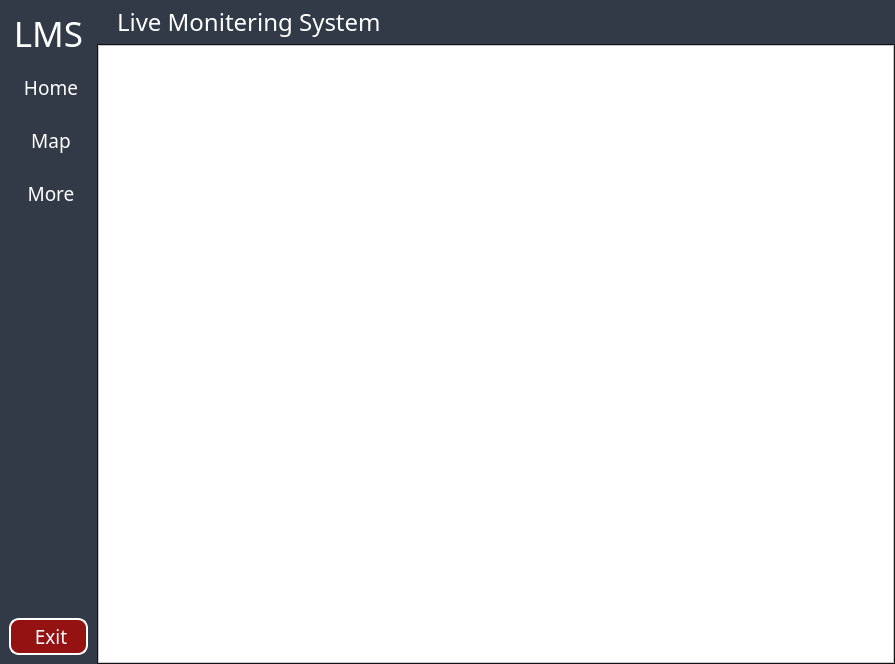
<?xml version="1.0" encoding="UTF-8"?>
<ui version="4.0">
 <class>MainWindow</class>
 <widget class="QMainWindow" name="MainWindow">
  <property name="geometry">
   <rect>
    <x>0</x>
    <y>0</y>
    <width>895</width>
    <height>664</height>
   </rect>
  </property>
  <property name="windowTitle">
   <string>MainWindow</string>
  </property>
  <property name="styleSheet">
   <string notr="true">*{
	background-color: #fff;;
	background: none;
	color: #000000;
}
#menu_widget{
	background-color: #313a46
}
#body_widget{
	background-color: #313a46
}
#menu_widget QPushButton{
	padding: 10px 10px;
	border-top-left-radius: 10px;
	border-top-right-radius: 10px;
	border-bottom-left-radius: 10px;
	border-bottom-right-radius: 10px;
}</string>
  </property>
  <widget class="QWidget" name="centralwidget">
   <layout class="QFormLayout" name="formLayout">
    <property name="horizontalSpacing">
     <number>0</number>
    </property>
    <property name="verticalSpacing">
     <number>0</number>
    </property>
    <property name="leftMargin">
     <number>0</number>
    </property>
    <property name="topMargin">
     <number>0</number>
    </property>
    <property name="rightMargin">
     <number>0</number>
    </property>
    <property name="bottomMargin">
     <number>0</number>
    </property>
    <item row="0" column="0">
     <widget class="QWidget" name="menu_widget" native="true">
      <layout class="QVBoxLayout" name="verticalLayout">
       <property name="rightMargin">
        <number>9</number>
       </property>
       <item>
        <layout class="QHBoxLayout" name="Logo_widget">
         <item>
          <widget class="QLabel" name="label">
           <property name="font">
            <font>
             <family>Algerian</family>
             <pointsize>26</pointsize>
             <weight>50</weight>
             <bold>false</bold>
            </font>
           </property>
           <property name="cursor">
            <cursorShape>ArrowCursor</cursorShape>
           </property>
           <property name="styleSheet">
            <string notr="true">color: #fff</string>
           </property>
           <property name="text">
            <string>LMS</string>
           </property>
           <property name="alignment">
            <set>Qt::AlignCenter</set>
           </property>
          </widget>
         </item>
        </layout>
       </item>
       <item>
        <widget class="QPushButton" name="btn_home">
         <property name="font">
          <font>
           <family>Agency FB</family>
           <pointsize>14</pointsize>
           <weight>50</weight>
           <bold>false</bold>
          </font>
         </property>
         <property name="styleSheet">
          <string notr="true">color: #fff</string>
         </property>
         <property name="text">
          <string> Home</string>
         </property>
         <property name="icon">
          <iconset resource="../img/resource.qrc">
           <normaloff>:/home/home.svg</normaloff>:/home/home.svg</iconset>
         </property>
         <property name="iconSize">
          <size>
           <width>18</width>
           <height>18</height>
          </size>
         </property>
         <property name="autoDefault">
          <bool>false</bool>
         </property>
         <property name="default">
          <bool>true</bool>
         </property>
        </widget>
       </item>
       <item>
        <widget class="QPushButton" name="btn_map">
         <property name="font">
          <font>
           <family>Agency FB</family>
           <pointsize>14</pointsize>
           <weight>50</weight>
           <bold>false</bold>
          </font>
         </property>
         <property name="styleSheet">
          <string notr="true">color: #fff</string>
         </property>
         <property name="text">
          <string> Map</string>
         </property>
         <property name="icon">
          <iconset resource="../img/resource.qrc">
           <normaloff>:/map/map.svg</normaloff>:/map/map.svg</iconset>
         </property>
         <property name="iconSize">
          <size>
           <width>18</width>
           <height>18</height>
          </size>
         </property>
        </widget>
       </item>
       <item>
        <widget class="QPushButton" name="btn_more">
         <property name="font">
          <font>
           <family>Agency FB</family>
           <pointsize>14</pointsize>
           <weight>50</weight>
           <bold>false</bold>
          </font>
         </property>
         <property name="styleSheet">
          <string notr="true">color: #fff</string>
         </property>
         <property name="text">
          <string> More</string>
         </property>
         <property name="icon">
          <iconset resource="../img/resource.qrc">
           <normaloff>:/more_h/more-horizontal.svg</normaloff>:/more_h/more-horizontal.svg</iconset>
         </property>
         <property name="iconSize">
          <size>
           <width>18</width>
           <height>18</height>
          </size>
         </property>
        </widget>
       </item>
       <item>
        <spacer name="v_spc">
         <property name="orientation">
          <enum>Qt::Vertical</enum>
         </property>
         <property name="sizeHint" stdset="0">
          <size>
           <width>20</width>
           <height>239</height>
          </size>
         </property>
        </spacer>
       </item>
       <item>
        <widget class="QPushButton" name="btn_exit">
         <property name="font">
          <font>
           <family>Agency FB</family>
           <pointsize>14</pointsize>
           <weight>50</weight>
           <bold>false</bold>
          </font>
         </property>
         <property name="styleSheet">
          <string notr="true">*{
	padding: 3px 10px;
	border-width: 2px;
	border-style: solid;
	background-color: #941212;
	color: #fff
}
#hover{
	color: #fff
}</string>
         </property>
         <property name="text">
          <string> Exit</string>
         </property>
         <property name="icon">
          <iconset resource="../img/resource.qrc">
           <normaloff>:/x_sq/x-square.svg</normaloff>:/x_sq/x-square.svg</iconset>
         </property>
         <property name="iconSize">
          <size>
           <width>18</width>
           <height>18</height>
          </size>
         </property>
        </widget>
       </item>
      </layout>
     </widget>
    </item>
    <item row="0" column="1">
     <widget class="QWidget" name="body_widget" native="true">
      <layout class="QVBoxLayout" name="verticalLayout_2">
       <property name="spacing">
        <number>0</number>
       </property>
       <property name="leftMargin">
        <number>0</number>
       </property>
       <property name="topMargin">
        <number>0</number>
       </property>
       <property name="rightMargin">
        <number>0</number>
       </property>
       <property name="bottomMargin">
        <number>0</number>
       </property>
       <item>
        <layout class="QHBoxLayout" name="topBar_widget">
         <property name="leftMargin">
          <number>20</number>
         </property>
         <property name="topMargin">
          <number>5</number>
         </property>
         <property name="bottomMargin">
          <number>5</number>
         </property>
         <item>
          <widget class="QLabel" name="name">
           <property name="font">
            <font>
             <family>Agency FB</family>
             <pointsize>18</pointsize>
             <weight>50</weight>
             <bold>false</bold>
            </font>
           </property>
           <property name="styleSheet">
            <string notr="true">color: #fff</string>
           </property>
           <property name="text">
            <string>Live Monitering System</string>
           </property>
          </widget>
         </item>
         <item>
          <spacer name="spc">
           <property name="orientation">
            <enum>Qt::Horizontal</enum>
           </property>
           <property name="sizeHint" stdset="0">
            <size>
             <width>40</width>
             <height>20</height>
            </size>
           </property>
          </spacer>
         </item>
        </layout>
       </item>
       <item>
        <widget class="QStackedWidget" name="stackwidget">
         <property name="styleSheet">
          <string notr="true">background-color: #16191d</string>
         </property>
         <property name="currentIndex">
          <number>2</number>
         </property>
         <widget class="QWidget" name="page_home">
          <layout class="QGridLayout" name="gridLayout">
           <property name="leftMargin">
            <number>0</number>
           </property>
           <property name="topMargin">
            <number>0</number>
           </property>
           <property name="rightMargin">
            <number>0</number>
           </property>
           <property name="bottomMargin">
            <number>0</number>
           </property>
           <property name="spacing">
            <number>0</number>
           </property>
           <item row="0" column="0">
            <widget class="QScrollArea" name="home_scrollArea">
             <property name="styleSheet">
              <string notr="true"/>
             </property>
             <property name="widgetResizable">
              <bool>true</bool>
             </property>
             <widget class="QWidget" name="area_home">
              <property name="geometry">
               <rect>
                <x>0</x>
                <y>0</y>
                <width>796</width>
                <height>624</height>
               </rect>
              </property>
              <layout class="QVBoxLayout" name="verticalLayout_4">
               <property name="spacing">
                <number>0</number>
               </property>
               <property name="leftMargin">
                <number>0</number>
               </property>
               <property name="topMargin">
                <number>0</number>
               </property>
               <property name="rightMargin">
                <number>0</number>
               </property>
               <property name="bottomMargin">
                <number>0</number>
               </property>
               <item>
                <widget class="QFrame" name="frame_home">
                 <property name="styleSheet">
                  <string notr="true">background-color: #fff;</string>
                 </property>
                 <property name="frameShape">
                  <enum>QFrame::StyledPanel</enum>
                 </property>
                 <property name="frameShadow">
                  <enum>QFrame::Raised</enum>
                 </property>
                 <widget class="QLabel" name="today_date">
                  <property name="geometry">
                   <rect>
                    <x>20</x>
                    <y>10</y>
                    <width>701</width>
                    <height>34</height>
                   </rect>
                  </property>
                  <property name="font">
                   <font>
                    <family>Agency FB</family>
                    <pointsize>18</pointsize>
                    <weight>50</weight>
                    <bold>false</bold>
                   </font>
                  </property>
                  <property name="styleSheet">
                   <string notr="true">*{
	backgroun: #000000
}</string>
                  </property>
                  <property name="text">
                   <string>yyyy-MM-dd hh:mm</string>
                  </property>
                 </widget>
                 <widget class="QWidget" name="layoutWidget">
                  <property name="geometry">
                   <rect>
                    <x>20</x>
                    <y>50</y>
                    <width>581</width>
                    <height>241</height>
                   </rect>
                  </property>
                  <layout class="QVBoxLayout" name="search_layout">
                   <item>
                    <widget class="QLabel" name="label_2">
                     <property name="font">
                      <font>
                       <family>Agency FB</family>
                       <pointsize>20</pointsize>
                       <weight>75</weight>
                       <bold>true</bold>
                      </font>
                     </property>
                     <property name="text">
                      <string>Search Infomation</string>
                     </property>
                    </widget>
                   </item>
                   <item>
                    <layout class="QHBoxLayout" name="horizontalLayout_2">
                     <item>
                      <widget class="QCalendarWidget" name="calendarWidget">
                       <property name="styleSheet">
                        <string notr="true">/* Style for header area  ####################################################*/ 

QCalendarWidget QWidget {
	 alternate-background-color: #B8E2FF;
}

/* style for top navigation area ###############################################*/ 

#qt_calendar_navigationbar {
    background-color: #fff;
	border: 2px solid  #B8E2FF;
	border-bottom: 0px;
	border-top-left-radius: 5px;
	border-top-right-radius: 5px;
}

/* style for month change buttons ############################################ */

#qt_calendar_prevmonth, 
#qt_calendar_nextmonth {
	/* border delete */
    border: none;  
    /* delete default icons */
	qproperty-icon: none; 
	
    min-width: 13px;
    max-width: 13px;
    min-height: 13px;
    max-height: 13px;

    border-radius: 5px; 
	/* set background transparent */
    background-color: transparent; 
	padding: 5px;
}

/* style for pre month button ############################################ */

#qt_calendar_prevmonth {
	/* set text for button */
	/*qproperty-text: &quot;&gt;&quot;;*/
	margin-left:5px;
	image: url(:/icon/arrow-119-48.ico);
}

/* style for next month button ########################################### */
#qt_calendar_nextmonth {
	margin-right:5px;
	image: url(:/icon/arrow-19-48.ico);
    /* qproperty-text: &quot;&gt;&quot;; */
}
#qt_calendar_prevmonth:hover, 
#qt_calendar_nextmonth:hover {
    background-color: #55aaff;
}

#qt_calendar_prevmonth:pressed, 
#qt_calendar_nextmonth:pressed {
    background-color: rgba(235, 235, 235, 100);
}


/* Style for month and yeat buttons #################################### */

#qt_calendar_yearbutton {
    color: #000;
	margin:5px;
    border-radius: 5px;
	font-size: 13px;
	padding:0px 10px;
}

 #qt_calendar_monthbutton {
	width: 110px;
    color: #000;
	font-size: 13px;
	margin:5px 0px;
    border-radius: 5px;
	padding:0px 2px;
}

#qt_calendar_yearbutton:hover, 
#qt_calendar_monthbutton:hover {
    background-color: #55aaff;
}

#qt_calendar_yearbutton:pressed, 
#qt_calendar_monthbutton:pressed {
    background-color: rgba(235, 235, 235, 100);
}

/* Style for year input lineEdit ######################################*/

#qt_calendar_yearedit {
    min-width: 53px;
    color: #000;
    background: transparent;
	font-size: 13px;
}

/* Style for year change buttons ######################################*/

#qt_calendar_yearedit::up-button { 
	image: url(:/icon/arrow-151-48.ico);
    subcontrol-position: right;
}

#qt_calendar_yearedit::down-button { 
	image: url(:/icon/arrow-213-48.ico);
    subcontrol-position: left; 
}

#qt_calendar_yearedit::down-button, 
#qt_calendar_yearedit::up-button {
	width:10px;
	padding: 0px 5px;
	border-radius:3px;
}

#qt_calendar_yearedit::down-button:hover, 
#qt_calendar_yearedit::up-button:hover {
	background-color: #55aaff;
}

/* Style for month select menu ##################################### */

#calendarWidget QToolButton QMenu {
     background-color: white;

}
#calendarWidget QToolButton QMenu::item {
	/*padding: 10px;*/
}
 #calendarWidget QToolButton QMenu::item:selected:enabled {
    background-color: #55aaff;
}

#calendarWidget QToolButton::menu-indicator {
	/* Remove toolButton arrow */
      /*image: none; */
	nosubcontrol-origin: margin;
	subcontrol-position: right center;
	margin-top: 10px;
	width:20px;
}

/* Style for calendar table ########################################## */
#qt_calendar_calendarview {
	/* Remove the selected dashed box */
    outline: 0px;

	border: 2px solid  #B8E2FF;
	border-top: 0px;
	border-bottom-left-radius: 5px;
	border-bottom-right-radius: 5px;
}

#qt_calendar_calendarview::item:hover {
	border-radius:5px;
	background-color:&quot;black&quot;;
}

#qt_calendar_calendarview::item:selected {
    background-color: #55aa7f; 
	border-radius:5px;
}
</string>
                       </property>
                      </widget>
                     </item>
                     <item>
                      <layout class="QVBoxLayout" name="verticalLayout_5">
                       <item>
                        <widget class="QLabel" name="selectedDate_lbl">
                         <property name="font">
                          <font>
                           <family>Agency FB</family>
                           <pointsize>14</pointsize>
                           <weight>50</weight>
                           <bold>false</bold>
                          </font>
                         </property>
                         <property name="text">
                          <string>Selected Date</string>
                         </property>
                        </widget>
                       </item>
                       <item>
                        <widget class="QLineEdit" name="selectedDate_lineEdit">
                         <property name="styleSheet">
                          <string notr="true"/>
                         </property>
                         <property name="text">
                          <string>yyyy-MM-dd</string>
                         </property>
                        </widget>
                       </item>
                       <item>
                        <widget class="QLabel" name="information_lbl">
                         <property name="font">
                          <font>
                           <family>Agency FB</family>
                           <pointsize>14</pointsize>
                           <weight>50</weight>
                           <bold>false</bold>
                          </font>
                         </property>
                         <property name="text">
                          <string>Infomation</string>
                         </property>
                        </widget>
                       </item>
                       <item>
                        <widget class="QTextEdit" name="infomation_textEdit">
                         <property name="html">
                          <string>&lt;!DOCTYPE HTML PUBLIC &quot;-//W3C//DTD HTML 4.0//EN&quot; &quot;http://www.w3.org/TR/REC-html40/strict.dtd&quot;&gt;
&lt;html&gt;&lt;head&gt;&lt;meta name=&quot;qrichtext&quot; content=&quot;1&quot; /&gt;&lt;style type=&quot;text/css&quot;&gt;
p, li { white-space: pre-wrap; }
&lt;/style&gt;&lt;/head&gt;&lt;body style=&quot; font-family:'Gulim'; font-size:9pt; font-weight:400; font-style:normal;&quot;&gt;
&lt;p style=&quot; margin-top:0px; margin-bottom:0px; margin-left:0px; margin-right:0px; -qt-block-indent:0; text-indent:0px;&quot;&gt;(data)&lt;/p&gt;&lt;/body&gt;&lt;/html&gt;</string>
                         </property>
                        </widget>
                       </item>
                      </layout>
                     </item>
                    </layout>
                   </item>
                  </layout>
                 </widget>
                </widget>
               </item>
              </layout>
             </widget>
            </widget>
           </item>
          </layout>
         </widget>
         <widget class="QWidget" name="page_more">
          <layout class="QGridLayout" name="gridLayout_3">
           <property name="leftMargin">
            <number>0</number>
           </property>
           <property name="topMargin">
            <number>0</number>
           </property>
           <property name="rightMargin">
            <number>0</number>
           </property>
           <property name="bottomMargin">
            <number>0</number>
           </property>
           <property name="spacing">
            <number>0</number>
           </property>
           <item row="0" column="0">
            <widget class="QScrollArea" name="more_scrollArea">
             <property name="widgetResizable">
              <bool>true</bool>
             </property>
             <widget class="QWidget" name="area_more">
              <property name="geometry">
               <rect>
                <x>0</x>
                <y>0</y>
                <width>796</width>
                <height>624</height>
               </rect>
              </property>
              <layout class="QVBoxLayout" name="verticalLayout_8">
               <property name="spacing">
                <number>0</number>
               </property>
               <property name="leftMargin">
                <number>0</number>
               </property>
               <property name="topMargin">
                <number>0</number>
               </property>
               <property name="rightMargin">
                <number>0</number>
               </property>
               <property name="bottomMargin">
                <number>0</number>
               </property>
               <item>
                <widget class="QFrame" name="frame_more">
                 <property name="styleSheet">
                  <string notr="true">background-color: #fff;</string>
                 </property>
                 <property name="frameShape">
                  <enum>QFrame::StyledPanel</enum>
                 </property>
                 <property name="frameShadow">
                  <enum>QFrame::Raised</enum>
                 </property>
                </widget>
               </item>
              </layout>
             </widget>
            </widget>
           </item>
          </layout>
         </widget>
         <widget class="QWidget" name="page_map">
          <layout class="QGridLayout" name="gridLayout_2">
           <property name="leftMargin">
            <number>0</number>
           </property>
           <property name="topMargin">
            <number>0</number>
           </property>
           <property name="rightMargin">
            <number>0</number>
           </property>
           <property name="bottomMargin">
            <number>0</number>
           </property>
           <property name="spacing">
            <number>0</number>
           </property>
           <item row="0" column="0">
            <widget class="QScrollArea" name="map_scrollArea">
             <property name="widgetResizable">
              <bool>true</bool>
             </property>
             <widget class="QWidget" name="area_map">
              <property name="geometry">
               <rect>
                <x>0</x>
                <y>0</y>
                <width>796</width>
                <height>624</height>
               </rect>
              </property>
              <layout class="QVBoxLayout" name="verticalLayout_6">
               <property name="spacing">
                <number>0</number>
               </property>
               <property name="leftMargin">
                <number>0</number>
               </property>
               <property name="topMargin">
                <number>0</number>
               </property>
               <property name="rightMargin">
                <number>0</number>
               </property>
               <property name="bottomMargin">
                <number>0</number>
               </property>
               <item>
                <widget class="QFrame" name="frame_map">
                 <property name="styleSheet">
                  <string notr="true">background-color: #fff;</string>
                 </property>
                 <property name="frameShape">
                  <enum>QFrame::StyledPanel</enum>
                 </property>
                 <property name="frameShadow">
                  <enum>QFrame::Raised</enum>
                 </property>
                </widget>
               </item>
              </layout>
             </widget>
            </widget>
           </item>
          </layout>
         </widget>
        </widget>
       </item>
      </layout>
     </widget>
    </item>
   </layout>
  </widget>
 </widget>
 <resources>
  <include location="../img/resource.qrc"/>
 </resources>
 <connections>
  <connection>
   <sender>btn_exit</sender>
   <signal>clicked()</signal>
   <receiver>MainWindow</receiver>
   <slot>close()</slot>
   <hints>
    <hint type="sourcelabel">
     <x>94</x>
     <y>654</y>
    </hint>
    <hint type="destinationlabel">
     <x>121</x>
     <y>663</y>
    </hint>
   </hints>
  </connection>
 </connections>
</ui>
